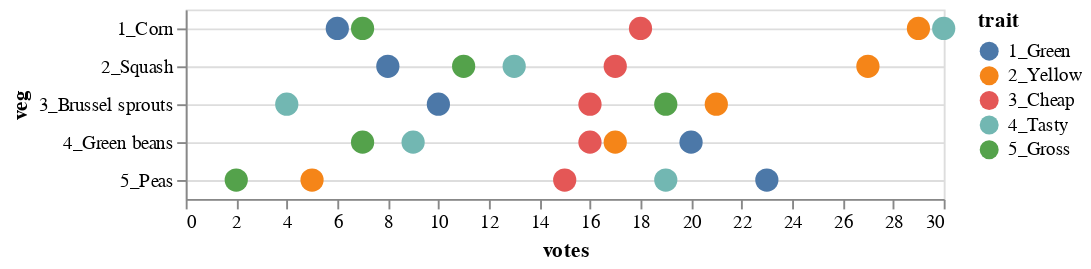

Source (notebook cell):
### Markdown cell above
## Dot plot for the same comparison

Another way to give the trait votes within a vegetable a common baseline is to make a dot plot. This works well as long as there isn't too much value overlap.

- Default is grid lines on continuous scale axes and not on nominal or ordinal, but I want lines along each item to help guide the eye. [Top-level configuration docs](https://altair-viz.github.io/user_guide/configuration.html). 
- We also could have specified the circle size in the `encode()` section with `size = alt.value(150)`.

### Code cell
alt.Chart(df).mark_circle(size=150,opacity=1.0).encode(
    x = 'votes:Q',
    y = 'veg:O',
    color = 'trait:N'
).configure_axisY(
    grid=True
).configure_axisX(
    grid=False
)

### Figure 1 — Vega-Lite specification as saved in the notebook (floating-point values rounded to 4 significant figures)
{"config": {"view": {"continuousWidth": 400, "continuousHeight": 300}, "axisX": {"grid": false}, "axisY": {"grid": true}}, "data": {"name": "data-39f9d319c3f1fa0701a2f2e8a04001de"}, "mark": {"type": "circle", "opacity": 1.0, "size": 150}, "encoding": {"color": {"type": "nominal", "field": "trait"}, "x": {"type": "quantitative", "field": "votes"}, "y": {"type": "ordinal", "field": "veg"}}, "$schema": "https://vega.github.io/schema/vega-lite/v4.8.1.json", "datasets": {"data-39f9d319c3f1fa0701a2f2e8a04001de": [{"veg": "1_Corn", "trait": "1_Green", "votes": 6}, {"veg": "2_Squash", "trait": "1_Green", "votes": 8}, {"veg": "3_Brussel sprouts", "trait": "1_Green", "votes": 10}, {"veg": "4_Green beans", "trait": "1_Green", "votes": 20}, {"veg": "5_Peas", "trait": "1_Green", "votes": 23}, {"veg": "1_Corn", "trait": "2_Yellow", "votes": 29}, {"veg": "2_Squash", "trait": "2_Yellow", "votes": 27}, {"veg": "3_Brussel sprouts", "trait": "2_Yellow", "votes": 21}, {"veg": "4_Green beans", "trait": "2_Yellow", "votes": 17}, {"veg": "5_Peas", "trait": "2_Yellow", "votes": 5}, {"veg": "1_Corn", "trait": "3_Cheap", "votes": 18}, {"veg": "2_Squash", "trait": "3_Cheap", "votes": 17}, {"veg": "3_Brussel sprouts", "trait": "3_Cheap", "votes": 16}, {"veg": "4_Green beans", "trait": "3_Cheap", "votes": 16}, {"veg": "5_Peas", "trait": "3_Cheap", "votes": 15}, {"veg": "1_Corn", "trait": "4_Tasty", "votes": 30}, {"veg": "2_Squash", "trait": "4_Tasty", "votes": 13}, {"veg": "3_Brussel sprouts", "trait": "4_Tasty", "votes": 4}, {"veg": "4_Green beans", "trait": "4_Tasty", "votes": 9}, {"veg": "5_Peas", "trait": "4_Tasty", "votes": 19}, {"veg": "1_Corn", "trait": "5_Gross", "votes": 7}, {"veg": "2_Squash", "trait": "5_Gross", "votes": 11}, {"veg": "3_Brussel sprouts", "trait": "5_Gross", "votes": 19}, {"veg": "4_Green beans", "trait": "5_Gross", "votes": 7}, {"veg": "5_Peas", "trait": "5_Gross", "votes": 2}]}}
